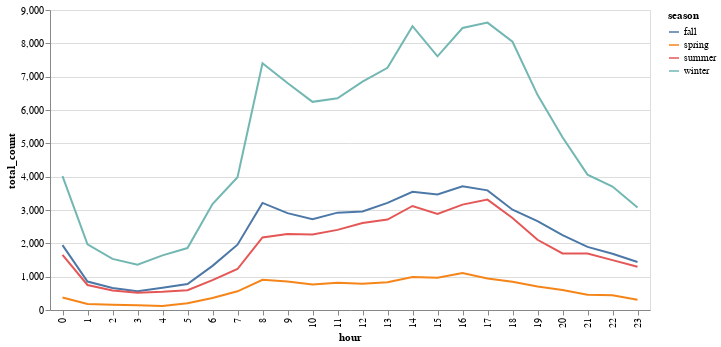

The notebook cell saved with this chart:
### Markdown cell above
### First, show the daily pattern of total crashes by different month

### Code cell
alt.Chart(total_by_hour).mark_line().encode(
    alt.X('hour:N'),
    alt.Y('total_count:Q'),
    color='season:N'
).properties(
    height = 300,
    width = 300 * 2
)

### Figure 1 — Vega-Lite specification as saved in the notebook (floating-point values rounded to 4 significant figures)
{"config": {"view": {"width": 400, "height": 300}, "mark": {"tooltip": null}}, "data": {"name": "data-5cb8dfe7f08b8ef7ad71be0f2458451c"}, "mark": "line", "encoding": {"color": {"type": "nominal", "field": "season"}, "x": {"type": "nominal", "field": "hour"}, "y": {"type": "quantitative", "field": "total_count"}}, "height": 300, "width": 600, "$schema": "https://vega.github.io/schema/vega-lite/v3.3.0.json", "datasets": {"data-5cb8dfe7f08b8ef7ad71be0f2458451c": [{"hour": 0, "season": "fall", "total_count": 1946}, {"hour": 0, "season": "spring", "total_count": 374}, {"hour": 0, "season": "summer", "total_count": 1654}, {"hour": 0, "season": "winter", "total_count": 4019}, {"hour": 1, "season": "fall", "total_count": 854}, {"hour": 1, "season": "spring", "total_count": 181}, {"hour": 1, "season": "summer", "total_count": 750}, {"hour": 1, "season": "winter", "total_count": 1968}, {"hour": 2, "season": "fall", "total_count": 658}, {"hour": 2, "season": "spring", "total_count": 154}, {"hour": 2, "season": "summer", "total_count": 588}, {"hour": 2, "season": "winter", "total_count": 1533}, {"hour": 3, "season": "fall", "total_count": 563}, {"hour": 3, "season": "spring", "total_count": 143}, {"hour": 3, "season": "summer", "total_count": 518}, {"hour": 3, "season": "winter", "total_count": 1362}, {"hour": 4, "season": "fall", "total_count": 666}, {"hour": 4, "season": "spring", "total_count": 123}, {"hour": 4, "season": "summer", "total_count": 546}, {"hour": 4, "season": "winter", "total_count": 1640}, {"hour": 5, "season": "fall", "total_count": 781}, {"hour": 5, "season": "spring", "total_count": 205}, {"hour": 5, "season": "summer", "total_count": 592}, {"hour": 5, "season": "winter", "total_count": 1858}, {"hour": 6, "season": "fall", "total_count": 1324}, {"hour": 6, "season": "spring", "total_count": 359}, {"hour": 6, "season": "summer", "total_count": 894}, {"hour": 6, "season": "winter", "total_count": 3179}, {"hour": 7, "season": "fall", "total_count": 1959}, {"hour": 7, "season": "spring", "total_count": 561}, {"hour": 7, "season": "summer", "total_count": 1229}, {"hour": 7, "season": "winter", "total_count": 3985}, {"hour": 8, "season": "fall", "total_count": 3212}, {"hour": 8, "season": "spring", "total_count": 904}, {"hour": 8, "season": "summer", "total_count": 2175}, {"hour": 8, "season": "winter", "total_count": 7404}, {"hour": 9, "season": "fall", "total_count": 2905}, {"hour": 9, "season": "spring", "total_count": 852}, {"hour": 9, "season": "summer", "total_count": 2281}, {"hour": 9, "season": "winter", "total_count": 6808}, {"hour": 10, "season": "fall", "total_count": 2725}, {"hour": 10, "season": "spring", "total_count": 762}, {"hour": 10, "season": "summer", "total_count": 2268}, {"hour": 10, "season": "winter", "total_count": 6245}, {"hour": 11, "season": "fall", "total_count": 2921}, {"hour": 11, "season": "spring", "total_count": 815}, {"hour": 11, "season": "summer", "total_count": 2404}, {"hour": 11, "season": "winter", "total_count": 6351}, {"hour": 12, "season": "fall", "total_count": 2957}, {"hour": 12, "season": "spring", "total_count": 790}, {"hour": 12, "season": "summer", "total_count": 2609}, {"hour": 12, "season": "winter", "total_count": 6849}, {"hour": 13, "season": "fall", "total_count": 3212}, {"hour": 13, "season": "spring", "total_count": 835}, {"hour": 13, "season": "summer", "total_count": 2713}, {"hour": 13, "season": "winter", "total_count": 7265}, {"hour": 14, "season": "fall", "total_count": 3544}, {"hour": 14, "season": "spring", "total_count": 993}, {"hour": 14, "season": "summer", "total_count": 3121}, {"hour": 14, "season": "winter", "total_count": 8515}, {"hour": 15, "season": "fall", "total_count": 3463}, {"hour": 15, "season": "spring", "total_count": 970}, {"hour": 15, "season": "summer", "total_count": 2885}, {"hour": 15, "season": "winter", "total_count": 7611}, {"hour": 16, "season": "fall", "total_count": 3713}, {"hour": 16, "season": "spring", "total_count": 1109}, {"hour": 16, "season": "summer", "total_count": 3161}, {"hour": 16, "season": "winter", "total_count": 8460}, {"hour": 17, "season": "fall", "total_count": 3589}, {"hour": 17, "season": "spring", "total_count": 948}, {"hour": 17, "season": "summer", "total_count": 3311}, {"hour": 17, "season": "winter", "total_count": 8621}, {"hour": 18, "season": "fall", "total_count": 3010}, {"hour": 18, "season": "spring", "total_count": 847}, {"hour": 18, "season": "summer", "total_count": 2762}, {"hour": 18, "season": "winter", "total_count": 8048}, {"hour": 19, "season": "fall", "total_count": 2664}, {"hour": 19, "season": "spring", "total_count": 704}, {"hour": 19, "season": "summer", "total_count": 2107}, {"hour": 19, "season": "winter", "total_count": 6455}, {"hour": 20, "season": "fall", "total_count": 2245}, {"hour": 20, "season": "spring", "total_count": 597}, {"hour": 20, "season": "summer", "total_count": 1697}, {"hour": 20, "season": "winter", "total_count": 5184}, {"hour": 21, "season": "fall", "total_count": 1893}, {"hour": 21, "season": "spring", "total_count": 455}, {"hour": 21, "season": "summer", "total_count": 1692}, {"hour": 21, "season": "winter", "total_count": 4062}, {"hour": 22, "season": "fall", "total_count": 1687}, {"hour": 22, "season": "spring", "total_count": 444}, {"hour": 22, "season": "summer", "total_count": 1496}, {"hour": 22, "season": "winter", "total_count": 3704}, {"hour": 23, "season": "fall", "total_count": 1441}, {"hour": 23, "season": "spring", "total_count": 307}, {"hour": 23, "season": "summer", "total_count": 1295}, {"hour": 23, "season": "winter", "total_count": 3074}]}}
